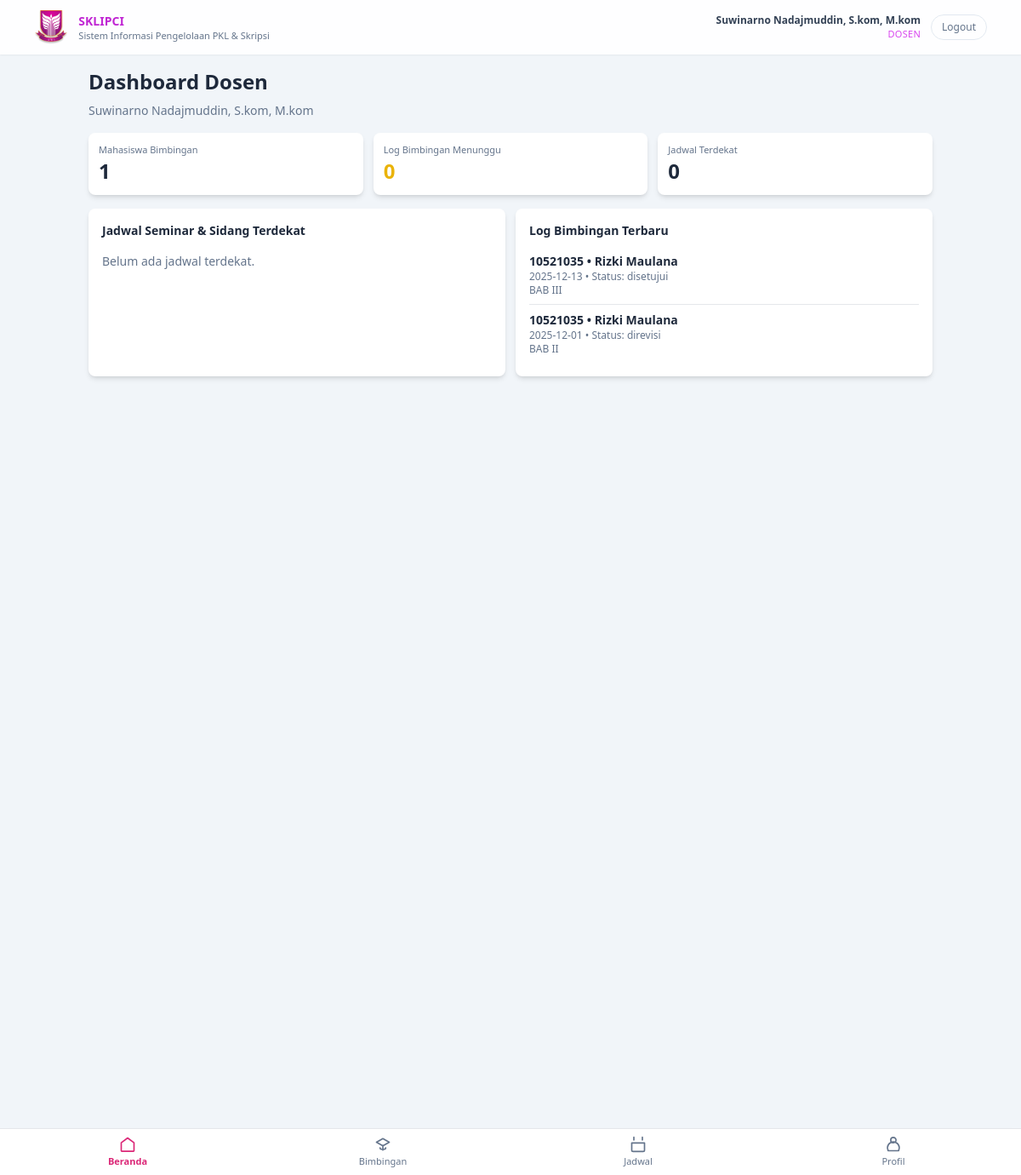
Screenshot of /?r=dosen/dashboard (signed in) with the database file from the repository.
### tables this page shows
CREATE TABLE `dosen` (
  `id` int(11) NOT NULL,
  `user_id` int(11) NOT NULL,
  `nip` varchar(30) NOT NULL,
  `nama` varchar(100) NOT NULL,
  `prodi_id` int(11) NOT NULL,
  `no_hp` varchar(20) DEFAULT NULL,
  `created_at` timestamp NOT NULL DEFAULT current_timestamp()
);

CREATE TABLE `log_bimbingan` (
  `id` int(11) NOT NULL,
  `mahasiswa_id` int(11) NOT NULL,
  `dosen_id` int(11) NOT NULL,
  `tanggal` date NOT NULL,
  `topik` varchar(255) NOT NULL,
  `catatan_mahasiswa` text DEFAULT NULL,
  `catatan_dosen` text DEFAULT NULL,
  `status` enum('diajukan','disetujui','direvisi') NOT NULL DEFAULT 'diajukan',
  `created_at` timestamp NOT NULL DEFAULT current_timestamp(),
  `updated_at` timestamp NULL DEFAULT NULL
);

CREATE TABLE `mahasiswa` (
  `id` int(11) NOT NULL,
  `user_id` int(11) NOT NULL,
  `nim` varchar(30) NOT NULL,
  `nama` varchar(100) NOT NULL,
  `prodi_id` int(11) NOT NULL,
  `no_hp` varchar(20) DEFAULT NULL,
  `kelas` varchar(50) DEFAULT NULL,
  `angkatan` varchar(10) DEFAULT NULL,
  `semester` int(11) DEFAULT NULL,
  `created_at` timestamp NOT NULL DEFAULT current_timestamp()
);

### app/controller/DosenController.php (called while the page is built, shortened)
<?php
class DosenController extends Controller
{
    private function getDosenAktif(): ?array
    {
        $userId = (int)$_SESSION['user']['id'];
        $conn   = db();
        $stmt = $conn->prepare("
            SELECT d.*
            FROM dosen d
            WHERE d.user_id = ?
            LIMIT 1
        ");
        $stmt->bind_param('i', $userId);
        $stmt->execute();
        $result = $stmt->get_result();
        $dosen  = $result->fetch_assoc();
        return $dosen ?: null;
    }
    public function dashboard(): void
    {
        $dosen = $this->getDosenAktif();
        $conn = db();
        $dosenId = (int)$dosen['id'];
        $stmt = $conn->prepare("
        SELECT COUNT(DISTINCT mahasiswa_id) AS c
        FROM pengajuan
        WHERE pembimbing_id = ?
          AND status = 'diterima'
    ");
        $stmt->bind_param('i', $dosenId);
        $stmt->execute();
        $mhsBimbinganCount = $stmt->get_result()->fetch_assoc()['c'] ?? 0;
        $stmt = $conn->prepare("
        SELECT COUNT(*) AS c
        FROM log_bimbingan
        WHERE dosen_id = ?
          AND status = 'diajukan'
    ");
        $stmt->bind_param('i', $dosenId);
        $stmt->execute();
        $logPending = $stmt->get_result()->fetch_assoc()['c'] ?? 0;
        $stmt = $conn->prepare("
        SELECT
            j.*,
            m.nama AS nama_mhs,
            m.nim,
            pr.nama_prodi,
            p.judul
        FROM jadwal j
        JOIN pengajuan p ON j.pengajuan_id = p.id
        JOIN mahasiswa m ON j.mahasiswa_id = m.id
        JOIN prodi pr ON m.prodi_id = pr.id
        WHERE (j.dosen_pembimbing_id = ?
            OR j.dosen_penguji_id = ?
            OR j.dosen_penguji_2_id = ?)
          AND j.tanggal >= CURDATE()
        ORDER BY j.tanggal ASC, j.jam_mulai ASC
        LIMIT 5
    ");
        $stmt->bind_param('iii', $dosenId, $dosenId, $dosenId);
        $stmt->execute();
        $jadwalTerdekat = $stmt->get_result()->fetch_all(MYSQLI_ASSOC);
        $stmt = $conn->prepare("
        SELECT lb.*, m.nama AS nama_mhs, m.nim
        FROM log_bimbingan lb
        JOIN mahasiswa m ON lb.mahasiswa_id = m.id
        WHERE lb.dosen_id = ?
        ORDER BY lb.created_at DESC
        LIMIT 5
    ");
        $stmt->bind_param('i', $dosenId);
        $stmt->execute();
        $logTerbaru = $stmt->get_result()->fetch_all(MYSQLI_ASSOC);
        $this->view('dosen/dashboard', compact(
            'title',
            'dosen',
            'mhsBimbinganCount',
            'logPending',
            'jadwalTerdekat',
            'logTerbaru'
        ));
    }
}

### index.php (called while the page is built, shortened)
<?php
$route = $_GET['r'] ?? 'public/home';
$route = trim($route, '/');
list($controllerPart, $method) = array_pad(explode('/', $route), 2, null);
$method         = $method ?: 'home';
$controller = new $controllerClass();
call_user_func([$controller, $method]);

### app/view/dosen/dashboard.php (the view, shortened to what this page needs)
<?php include __DIR__ . '/../partials/header.php'; ?>
<main class="flex-1 pb-16 md:pb-0 bg-slate-100 min-h-screen">
    <div class="max-w-5xl mx-auto px-4 py-4">
        <h1 class="text-xl md:text-2xl font-semibold mb-2">Dashboard Dosen</h1>
        <p class="text-sm text-slate-500 mb-4">
            <?= htmlspecialchars($dosen['nama']); ?>
        </p>
        <div class="grid gap-3 md:grid-cols-3 mb-4">
            <div class="bg-white shadow-md rounded-lg p-3">
                <p class="text-[11px] text-slate-500">Mahasiswa Bimbingan</p>
                <p class="text-2xl font-bold"><?= (int)$mhsBimbinganCount; ?></p>
            </div>
            <div class="bg-white shadow-md rounded-lg p-3">
                <p class="text-[11px] text-slate-500">Log Bimbingan Menunggu</p>
                <p class="text-2xl font-bold text-yellow-500"><?= (int)$logPending; ?></p>
            </div>
            <div class="bg-white shadow-md rounded-lg p-3">
                <p class="text-[11px] text-slate-500">Jadwal Terdekat</p>
                <p class="text-2xl font-bold"><?= count($jadwalTerdekat); ?></p>
            </div>
        </div>
        <div class="grid gap-3 md:grid-cols-2 mb-6">
            <div class="bg-white shadow-md rounded-lg p-4">
                <h2 class="text-sm font-semibold mb-2">Jadwal Seminar & Sidang Terdekat</h2>
                <div class="divide-y text-xs md:text-sm">
                    <?php if (empty($jadwalTerdekat)): ?>
                        <p class="text-slate-500 py-2 text-sm">Belum ada jadwal terdekat.</p>
                    <?php endif; ?>
                </div>
            </div>
            <div class="bg-white shadow-md rounded-lg p-4">
                <h2 class="text-sm font-semibold mb-2">Log Bimbingan Terbaru</h2>
                <div class="divide-y text-xs md:text-sm">
                    <?php if (empty($logTerbaru)): ?>
                        <p class="text-slate-500 py-2 text-sm">Belum ada log bimbingan.</p>
                    <?php else: ?>
                        <?php foreach ($logTerbaru as $lb): ?>
                            <div class="py-2">
                                <p class="font-semibold text-slate-800">
                                    <?= htmlspecialchars($lb['nim']); ?> • <?= htmlspecialchars($lb['nama_mhs']); ?>
                                </p>
                                <p class="text-xs text-slate-500">
                                    <?= htmlspecialchars($lb['tanggal']); ?> • Status: <?= htmlspecialchars($lb['status']); ?>
                                </p>
                                <p class="text-xs text-slate-500">
                                    <?= nl2br(htmlspecialchars($lb['topik'])); ?>
                                </p>
                            </div>
                        <?php endforeach; ?>
                    <?php endif; ?>
                </div>
            </div>
        </div>
    </div>
    <?php include __DIR__ . '/../partials/dosen/bottom-nav.php'; ?>
</main>
<?php include __DIR__ . '/../partials/footer.php'; ?>

### app/view/partials/header.php (shortened to what this page needs)
<?php
$user         = $_SESSION['user'] ?? null;
?>
<!DOCTYPE html>
<html lang="id">
<head>
    <script src="https://cdn.tailwindcss.com"></script>
    <link rel="stylesheet" href="<?= BASE_URL; ?>/public/css/style.css">
</head>
<body class="bg-slate-100 text-slate-800">
    <div class="min-h-screen flex flex-col">
        <header class="bg-white/90 backdrop-blur shadow-sm sticky top-0 z-30">
            <div class="max-w-6xl mx-auto px-4 py-3 flex items-center justify-between gap-4">
                <div class="flex items-center gap-3">
                    <div class="flex items-center gap-3">
                        <img src="<?= BASE_URL; ?>/public/assets/img/logo.png"
                            alt="Logo Kampus"
                            class="h-10 w-auto object-contain">
                    </div>
                    <div class="leading-tight">
                        <div class="text-sm font-semibold text-slate-800">
                            <span class="text-fuchsia-600">SKLIPCI</span>
                        </div>
                        <div class="text-[11px] text-slate-500">
                            Sistem Informasi Pengelolaan PKL &amp; Skripsi
                        </div>
                    </div>
                </div>
                <div class="flex items-center gap-3">
                    <?php if ($user): ?>
                        <div class="hidden sm:flex flex-col items-end">
                            <span class="text-xs font-semibold text-slate-700">
                                <?= htmlspecialchars($user['nama'] ?? 'User'); ?>
                            </span>
                            <span class="text-[11px] uppercase tracking-wide text-fuchsia-500">
                                <?= htmlspecialchars($user['role'] ?? ''); ?>
                            </span>
                        </div>
                        <a href="<?= BASE_URL; ?>/?r=auth/logout"
                            class="text-xs px-3 py-1.5 rounded-full border border-slate-200 text-slate-500 hover:border-fuchsia-500 hover:text-fuchsia-600">
                            Logout
                        </a>
                    <?php endif; ?>
                </div>
            </div>
        </header>

### public/css/style.css (style rules this page uses)
body { font-family: system-ui, -apple-system, BlinkMacSystemFont, "Segoe UI", sans-serif; }

### rows the page displays
dosen: nama "Suwinarno Nadajmuddin, S.kom, M.kom"
log_bimbingan: mahasiswa.nim "10521035", mahasiswa.nama "Rizki Maulana", tanggal "2025-12-13", status "disetujui", topik "BAB III"
log_bimbingan: mahasiswa.nim "10521035", mahasiswa.nama "Rizki Maulana", tanggal "2025-12-01", status "direvisi", topik "BAB II"

### other values shown
$user['role'] "DOSEN"
$mhsBimbinganCount "1"
$logPending "0"
count($jadwalTerdekat) "0"
